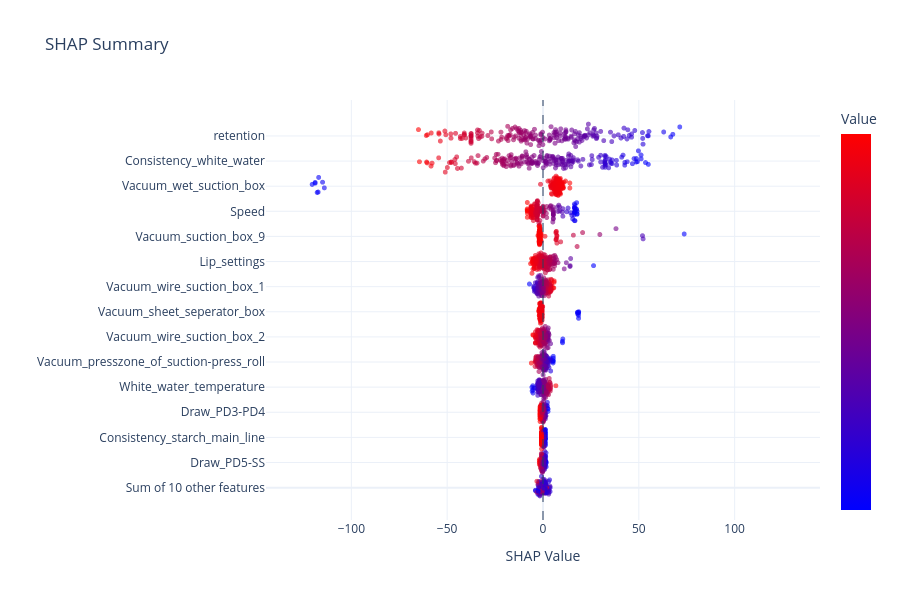

Here is the notebook cell this chart was saved with:
### Code cell
fig = st.build_shap_beeswarm_figure(res, max_features=15)
fig.show()

### Figure 1 — Plotly figure (JSON) as saved in the notebook; plotly's stock layout.template omitted (floating-point values rounded to 4 significant figures; data arrays with more than 128 entries replaced by an {"elided": "..."} marker saying what was removed)
{"data": [{"customdata": {"elided": "200 float values"}, "hovertemplate": "<b>Sum of other features</b><br>SHAP: %{x:.3f}<br>Value: %{customdata:.3f}<extra></extra>", "marker": {"color": {"elided": "200 float values"}, "colorbar": {"showticklabels": false, "title": {"text": "Value"}}, "colorscale": [[0, "rgb(0,0,255)"], [1, "rgb(255,0,0)"]], "opacity": 0.6, "showscale": true, "size": 5}, "mode": "markers", "showlegend": false, "type": "scattergl", "x": {"elided": "200 float values"}, "y": {"elided": "200 float values"}}, {"customdata": {"elided": "200 float values"}, "hovertemplate": "<b>Draw_PD5-SS</b><br>SHAP: %{x:.3f}<br>Value: %{customdata:.3f}<extra></extra>", "marker": {"color": {"elided": "200 float values"}, "colorscale": [[0, "rgb(0,0,255)"], [1, "rgb(255,0,0)"]], "opacity": 0.6, "showscale": false, "size": 5}, "mode": "markers", "showlegend": false, "type": "scattergl", "x": {"elided": "200 float values"}, "y": {"elided": "200 float values"}}, {"customdata": {"elided": "200 float values"}, "hovertemplate": "<b>Consistency_starch_main_line</b><br>SHAP: %{x:.3f}<br>Value: %{customdata:.3f}<extra></extra>", "marker": {"color": {"elided": "200 float values"}, "colorscale": [[0, "rgb(0,0,255)"], [1, "rgb(255,0,0)"]], "opacity": 0.6, "showscale": false, "size": 5}, "mode": "markers", "showlegend": false, "type": "scattergl", "x": {"elided": "200 float values"}, "y": {"elided": "200 float values"}}, {"customdata": {"elided": "200 float values"}, "hovertemplate": "<b>Draw_PD3-PD4</b><br>SHAP: %{x:.3f}<br>Value: %{customdata:.3f}<extra></extra>", "marker": {"color": {"elided": "200 float values"}, "colorscale": [[0, "rgb(0,0,255)"], [1, "rgb(255,0,0)"]], "opacity": 0.6, "showscale": false, "size": 5}, "mode": "markers", "showlegend": false, "type": "scattergl", "x": {"elided": "200 float values"}, "y": {"elided": "200 float values"}}, {"customdata": {"elided": "200 float values"}, "hovertemplate": "<b>White_water_temperature</b><br>SHAP: %{x:.3f}<br>Value: %{customdata:.3f}<extra></extra>", "marker": {"color": {"elided": "200 float values"}, "colorscale": [[0, "rgb(0,0,255)"], [1, "rgb(255,0,0)"]], "opacity": 0.6, "showscale": false, "size": 5}, "mode": "markers", "showlegend": false, "type": "scattergl", "x": {"elided": "200 float values"}, "y": {"elided": "200 float values"}}, {"customdata": {"elided": "200 float values"}, "hovertemplate": "<b>Vacuum_presszone_of_suction-press_roll</b><br>SHAP: %{x:.3f}<br>Value: %{customdata:.3f}<extra></extra>", "marker": {"color": {"elided": "200 float values"}, "colorscale": [[0, "rgb(0,0,255)"], [1, "rgb(255,0,0)"]], "opacity": 0.6, "showscale": false, "size": 5}, "mode": "markers", "showlegend": false, "type": "scattergl", "x": {"elided": "200 float values"}, "y": {"elided": "200 float values"}}, {"customdata": {"elided": "200 float values"}, "hovertemplate": "<b>Vacuum_wire_suction_box_2</b><br>SHAP: %{x:.3f}<br>Value: %{customdata:.3f}<extra></extra>", "marker": {"color": {"elided": "200 float values"}, "colorscale": [[0, "rgb(0,0,255)"], [1, "rgb(255,0,0)"]], "opacity": 0.6, "showscale": false, "size": 5}, "mode": "markers", "showlegend": false, "type": "scattergl", "x": {"elided": "200 float values"}, "y": {"elided": "200 float values"}}, {"customdata": {"elided": "200 float values"}, "hovertemplate": "<b>Vacuum_sheet_seperator_box</b><br>SHAP: %{x:.3f}<br>Value: %{customdata:.3f}<extra></extra>", "marker": {"color": {"elided": "200 float values"}, "colorscale": [[0, "rgb(0,0,255)"], [1, "rgb(255,0,0)"]], "opacity": 0.6, "showscale": false, "size": 5}, "mode": "markers", "showlegend": false, "type": "scattergl", "x": {"elided": "200 float values"}, "y": {"elided": "200 float values"}}, {"customdata": {"elided": "200 float values"}, "hovertemplate": "<b>Vacuum_wire_suction_box_1</b><br>SHAP: %{x:.3f}<br>Value: %{customdata:.3f}<extra></extra>", "marker": {"color": {"elided": "200 float values"}, "colorscale": [[0, "rgb(0,0,255)"], [1, "rgb(255,0,0)"]], "opacity": 0.6, "showscale": false, "size": 5}, "mode": "markers", "showlegend": false, "type": "scattergl", "x": {"elided": "200 float values"}, "y": {"elided": "200 float values"}}, {"customdata": {"elided": "200 float values"}, "hovertemplate": "<b>Lip_settings</b><br>SHAP: %{x:.3f}<br>Value: %{customdata:.3f}<extra></extra>", "marker": {"color": {"elided": "200 float values"}, "colorscale": [[0, "rgb(0,0,255)"], [1, "rgb(255,0,0)"]], "opacity": 0.6, "showscale": false, "size": 5}, "mode": "markers", "showlegend": false, "type": "scattergl", "x": {"elided": "200 float values"}, "y": {"elided": "200 float values"}}, {"customdata": {"elided": "200 float values"}, "hovertemplate": "<b>Vacuum_suction_box_9</b><br>SHAP: %{x:.3f}<br>Value: %{customdata:.3f}<extra></extra>", "marker": {"color": {"elided": "200 float values"}, "colorscale": [[0, "rgb(0,0,255)"], [1, "rgb(255,0,0)"]], "opacity": 0.6, "showscale": false, "size": 5}, "mode": "markers", "showlegend": false, "type": "scattergl", "x": {"elided": "200 float values"}, "y": {"elided": "200 float values"}}, {"customdata": {"elided": "200 float values"}, "hovertemplate": "<b>Speed</b><br>SHAP: %{x:.3f}<br>Value: %{customdata:.3f}<extra></extra>", "marker": {"color": {"elided": "200 float values"}, "colorscale": [[0, "rgb(0,0,255)"], [1, "rgb(255,0,0)"]], "opacity": 0.6, "showscale": false, "size": 5}, "mode": "markers", "showlegend": false, "type": "scattergl", "x": {"elided": "200 float values"}, "y": {"elided": "200 float values"}}, {"customdata": {"elided": "200 float values"}, "hovertemplate": "<b>Vacuum_wet_suction_box</b><br>SHAP: %{x:.3f}<br>Value: %{customdata:.3f}<extra></extra>", "marker": {"color": {"elided": "200 float values"}, "colorscale": [[0, "rgb(0,0,255)"], [1, "rgb(255,0,0)"]], "opacity": 0.6, "showscale": false, "size": 5}, "mode": "markers", "showlegend": false, "type": "scattergl", "x": {"elided": "200 float values"}, "y": {"elided": "200 float values"}}, {"customdata": {"elided": "200 float values"}, "hovertemplate": "<b>Consistency_white_water</b><br>SHAP: %{x:.3f}<br>Value: %{customdata:.3f}<extra></extra>", "marker": {"color": {"elided": "200 float values"}, "colorscale": [[0, "rgb(0,0,255)"], [1, "rgb(255,0,0)"]], "opacity": 0.6, "showscale": false, "size": 5}, "mode": "markers", "showlegend": false, "type": "scattergl", "x": {"elided": "200 float values"}, "y": {"elided": "200 float values"}}, {"customdata": {"elided": "200 float values"}, "hovertemplate": "<b>retention</b><br>SHAP: %{x:.3f}<br>Value: %{customdata:.3f}<extra></extra>", "marker": {"color": {"elided": "200 float values"}, "colorscale": [[0, "rgb(0,0,255)"], [1, "rgb(255,0,0)"]], "opacity": 0.6, "showscale": false, "size": 5}, "mode": "markers", "showlegend": false, "type": "scattergl", "x": {"elided": "200 float values"}, "y": {"elided": "200 float values"}}], "layout": {"height": 600, "hovermode": "closest", "shapes": [{"line": {"dash": "dash", "width": 1}, "type": "line", "x0": 0, "x1": 0, "xref": "x", "y0": 0, "y1": 1, "yref": "y domain"}], "title": {"text": "SHAP Summary"}, "xaxis": {"range": [-144.5, 144.5], "title": {"text": "SHAP Value"}}, "yaxis": {"ticktext": ["Sum of 10 other features", "Draw_PD5-SS", "Consistency_starch_main_line", "Draw_PD3-PD4", "White_water_temperature", "Vacuum_presszone_of_suction-press_roll", "Vacuum_wire_suction_box_2", "Vacuum_sheet_seperator_box", "Vacuum_wire_suction_box_1", "Lip_settings", "Vacuum_suction_box_9", "Speed", "Vacuum_wet_suction_box", "Consistency_white_water", "retention"], "tickvals": [0, 1.3, 2.6, 3.9, 5.2, 6.5, 7.8, 9.1, 10.4, 11.7, 13, 14.3, 15.6, 16.9, 18.2], "title": {"text": ""}}}}
